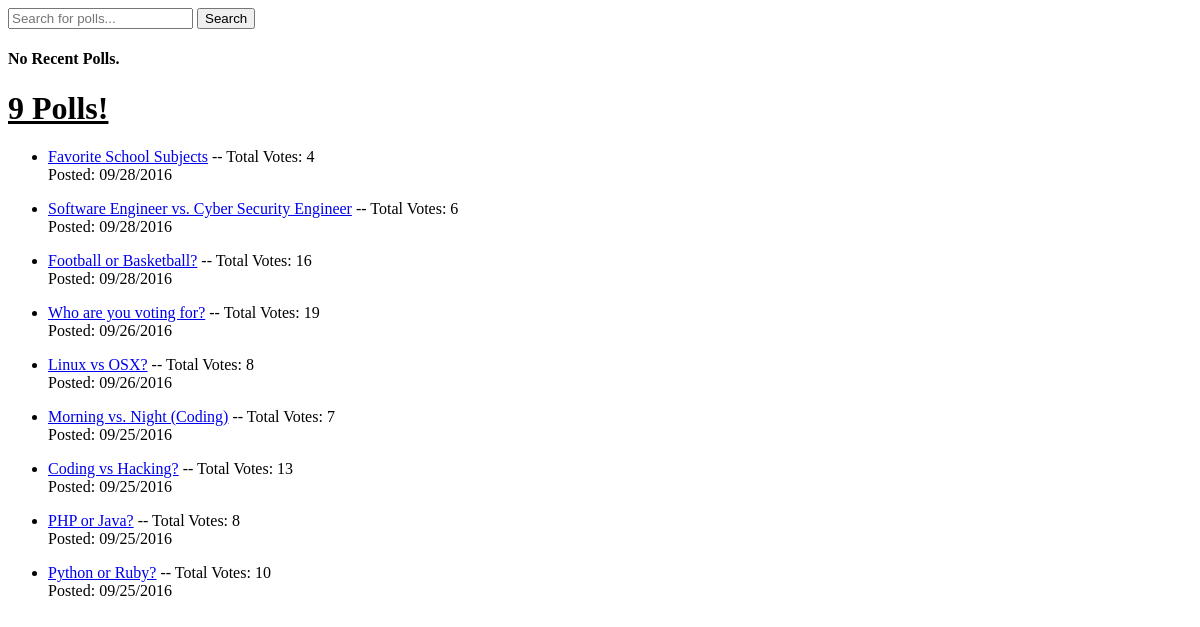
/polls/, run on an earlier commit of the app's database.
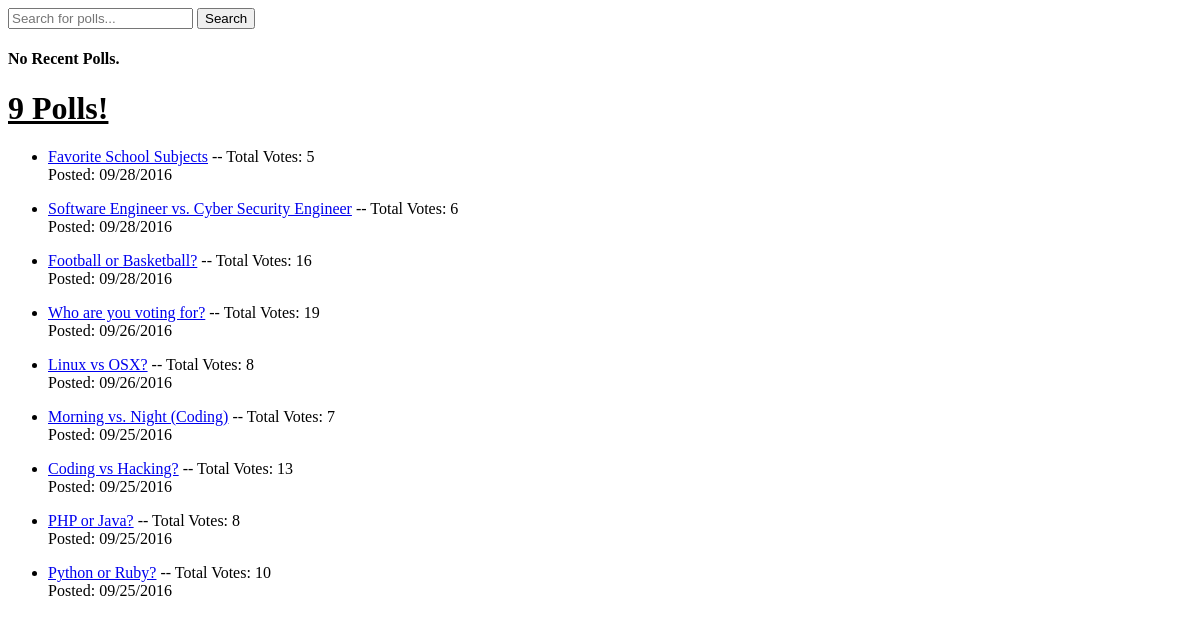
And on a later commit of the database.
### polls/models.py (models this page shows, shortened)
class Question(models.Model):
	question_text = models.CharField(max_length=200)
	pub_date = models.DateTimeField('date published')
	def total_votes(q):
		if q.choice_set.count() == 2:
			c1 = q.choice_set.first()
			c2 = q.choice_set.last()
			calculate_votes = c1.votes + c2.votes
		elif q.choice_set.count() == 3:
			c1 = q.choice_set.all()[0]
			c2 = q.choice_set.all()[1]
			c3 = q.choice_set.all()[2]
			calculate_votes = c1.votes + c2.votes + c3.votes
		else:
			error = 'None'
			return error
		return calculate_votes
	def post_date(q):
		return q.pub_date.strftime("%m/%d/%Y")

class Choice(models.Model):
	question = models.ForeignKey(Question, on_delete=models.CASCADE)
	choice_text = models.CharField(max_length=200)
	votes = models.IntegerField(default=0)

### polls/views.py (the view)
def index(request):
    recent_q = Question.objects.filter(pub_date__range=(datetime.now()
        - timedelta(hours=48),datetime.now())).order_by('-pub_date')
    questioned = Question.objects.order_by('-pub_date')[recent_q.count():15]
    context = {'questioned': questioned,
                'recent_q': recent_q}
    return render(request, 'polls/index.html', context)

### polls/templates/polls/index.html
<form method="get" action="{% url 'polls:search_results'%}"" class="navbar-form pull-right">
	<input type="text" id="searchBox" class="input-medium search-query" name="q" placeholder="Search for polls...">
	<input type="submit" class="btn" value="Search" >
</form>
{% if recent_q %}
	{% if recent_q.first.was_published_recently %}
	<h1><u>{{ recent_q.count }} Most Recent Polls!</u></h1>
	{% else %}
	<h1><u>{{ recent_q.count }} Recent Polls!</u></h1>
	{% endif %}
	{% for x in recent_q %}
	<ul>
	<li>
		<a href="{% url 'polls:detail' x.id %}">{{ x.question_text }}</a><a> -- Total Votes: {{ x.total_votes }}</a><br />
		<a>Posted: {{ x.post_date }}</a>
	</li>
	</ul>
	{% endfor %}
{% else %}
	<h4>No Recent Polls.</h4>
{% endif %}
{% if questioned %}
	<h1><u>{{ questioned.count }} Polls!</u></h1>
	{% for question in questioned %}
	<ul>
	<li>
		<a href="{% url 'polls:detail' question.id %}">{{ question.question_text }}</a><a> -- Total Votes: {{ question.total_votes }}</a><br />
		<a>Posted: {{ question.post_date }}</a>
	</li>
	</ul>
	{% endfor %}
{% else %}
	<h4>No polls are available.</h4>
{% endif %}

What changed in the data, as far as the page shows it:
changed through a linked row, Question "Favorite School Subjects": total_votes "4" → "5"
